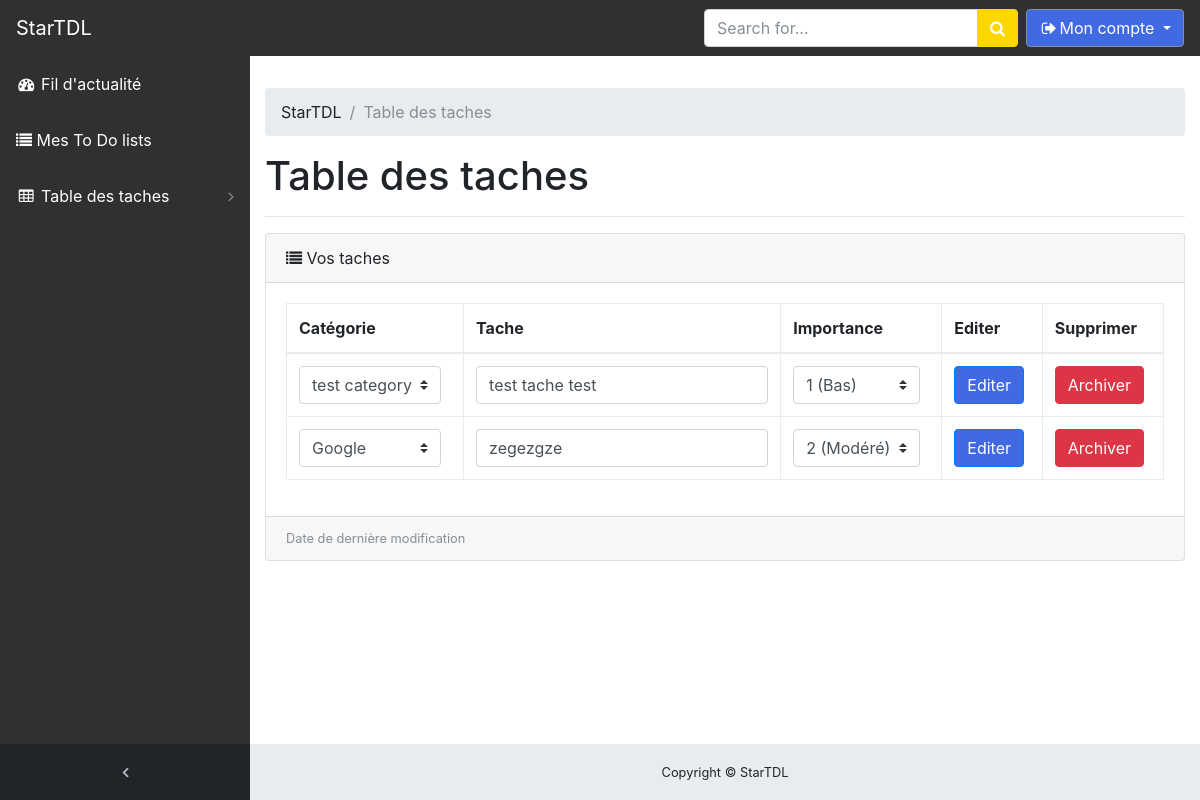
Screenshot of /controlers/indexEdit.php (signed in) with the database file from the repository.
### tables this page shows
CREATE TABLE `Tache` (
  `tacheid` int(11) NOT NULL,
  `labeltache` varchar(200) NOT NULL,
  `description` varchar(200) NOT NULL,
  `lvltache` varchar(10) NOT NULL,
  `categoryId` int(11) NOT NULL,
  `tacheuserid` int(11) NOT NULL,
  `delete_at` timestamp NULL DEFAULT NULL
);

CREATE TABLE `taskcategory` (
  `id` int(11) NOT NULL,
  `name` varchar(255) NOT NULL,
  `categoryuserid` int(11) NOT NULL
);

### models/modelEdit.php (called while the page is built, shortened)
<?php
function getCateOn() {
  $bdd = getBdd();
  $CateOns = $bdd->prepare('SELECT * FROM taskcategory WHERE categoryuserid = ?');
  $CateOns->execute(array($_SESSION['userid']));
  return $CateOns->fetchAll(PDO::FETCH_ASSOC);
}
function getRead() {
  $bdd = getBdd();
  $reads = $bdd->prepare('SELECT * FROM Tache WHERE delete_at IS NULL AND tacheuserid = ? ORDER BY labeltache DESC');
  $reads->execute(array($_SESSION['userid']));
  return $reads->fetchAll(PDO::FETCH_ASSOC);
}

### controlers/indexEdit.php (called while the page is built, shortened)
<?php
require '../models/modelEdit.php';
$CateOns = getCateOn();
$reads = getRead();
if($reads) {
	require '../views/vueEdit.php';
} else {
	$msgErreur = 'Tache introuvable';
	require '../views/vueErreur.php';
}
require '../templates/tableList.php';

### views/vueEdit.php (the view, shortened to what this page needs)
<?php foreach ($reads as $read): ?>
  <tr><form action="" method="post">
    <td>
    	<select name="categoryId" class="custom-select">
               <?php foreach ($CateOns as $CateOn): ?>
              		<option value="<?= $CateOn['id'] ?>" <?php if($CateOn['id'] == $read['categoryId']){echo "selected";} ?> ><?= $CateOn['name'] ?></option>
			<?php endforeach; ?>
           </select>
    </td>
    <td>
    	<input class="form-control" value="<?= $read['description'] ?>" type="text" name="description"/>
    </td>
    <td>
    	<select name="lvltache" class="custom-select">
               <option value="1" <?php if($read['lvltache'] == 1){echo "selected";} ?>>1 (Bas)</option>
               <option value="2" <?php if($read['lvltache'] == 2){echo "selected";} ?>>2 (Modéré)</option>
           </select>
    </td>
    <td>
    	<input type="submit" value="Editer" name="editer" class="btn btn-primary">
    </td>
    <td>
    	<input type="submit" value="Archiver" name="delete" class="btn btn-danger">
    </td>
  </form></tr>
<?php endforeach; ?>

### css/sb-admin.css (style rules this page uses)
html { position: relative; min-height: 100%; }
body { overflow-x: hidden; }
body.sticky-footer { margin-bottom: 56px; }
body.fixed-nav { padding-top: 56px; }

### css/style.css (style rules this page uses)
.btn-primary { background-color: #4169E1; color: #ffffff; }

### rows the page displays
tache: categoryId "test category", description "test tache test", lvltache "1 (Bas)"
tache: categoryId "Google", description "zegezgze", lvltache "2 (Modéré)"
